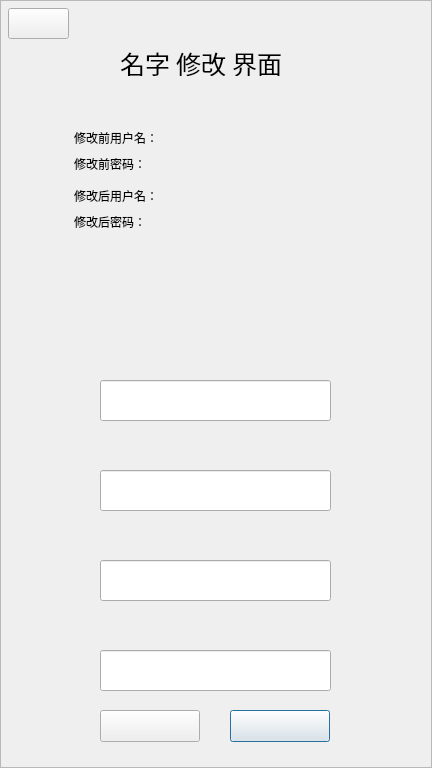
<?xml version="1.0" encoding="UTF-8"?>
<ui version="4.0">
 <class>change</class>
 <widget class="QDialog" name="change">
  <property name="geometry">
   <rect>
    <x>0</x>
    <y>0</y>
    <width>432</width>
    <height>768</height>
   </rect>
  </property>
  <property name="windowTitle">
   <string>疫情地图管理系统</string>
  </property>
  <widget class="QFrame" name="frame">
   <property name="geometry">
    <rect>
     <x>0</x>
     <y>0</y>
     <width>432</width>
     <height>768</height>
    </rect>
   </property>
   <property name="frameShape">
    <enum>QFrame::StyledPanel</enum>
   </property>
   <property name="frameShadow">
    <enum>QFrame::Raised</enum>
   </property>
   <widget class="QLabel" name="label">
    <property name="geometry">
     <rect>
      <x>0</x>
      <y>0</y>
      <width>432</width>
      <height>768</height>
     </rect>
    </property>
    <property name="text">
     <string>&lt;html&gt;&lt;head/&gt;&lt;body&gt;&lt;p&gt;&lt;img src=&quot;:/GUI/UI_edit.png&quot;/&gt;&lt;/p&gt;&lt;/body&gt;&lt;/html&gt;</string>
    </property>
   </widget>
   <widget class="QPushButton" name="saveButton">
    <property name="geometry">
     <rect>
      <x>230</x>
      <y>710</y>
      <width>100</width>
      <height>32</height>
     </rect>
    </property>
    <property name="styleSheet">
     <string notr="true">border-image: url(:/GUI/UI_btn_confirm_1.png);</string>
    </property>
   </widget>
   <widget class="QPushButton" name="exitButton">
    <property name="geometry">
     <rect>
      <x>100</x>
      <y>710</y>
      <width>100</width>
      <height>32</height>
     </rect>
    </property>
    <property name="styleSheet">
     <string notr="true">border-image: url(:/GUI/UI_btn_cancel_1.png);</string>
    </property>
    <property name="text">
     <string/>
    </property>
   </widget>
   <widget class="QPushButton" name="QuitButton">
    <property name="geometry">
     <rect>
      <x>8</x>
      <y>8</y>
      <width>61</width>
      <height>31</height>
     </rect>
    </property>
    <property name="styleSheet">
     <string notr="true">border-image: url(:/GUI/UI_login_btn_quit_1.png);</string>
    </property>
    <property name="text">
     <string/>
    </property>
   </widget>
   <widget class="QLabel" name="titleLabel">
    <property name="geometry">
     <rect>
      <x>176</x>
      <y>51</y>
      <width>50</width>
      <height>25</height>
     </rect>
    </property>
    <property name="font">
     <font>
      <pointsize>19</pointsize>
     </font>
    </property>
    <property name="text">
     <string>修改</string>
    </property>
   </widget>
   <widget class="QLabel" name="nameLabel">
    <property name="geometry">
     <rect>
      <x>120</x>
      <y>51</y>
      <width>50</width>
      <height>25</height>
     </rect>
    </property>
    <property name="font">
     <font>
      <pointsize>19</pointsize>
     </font>
    </property>
    <property name="text">
     <string>名字</string>
    </property>
   </widget>
   <widget class="QLabel" name="label_2">
    <property name="geometry">
     <rect>
      <x>232</x>
      <y>51</y>
      <width>50</width>
      <height>25</height>
     </rect>
    </property>
    <property name="font">
     <font>
      <pointsize>19</pointsize>
     </font>
    </property>
    <property name="text">
     <string>界面</string>
    </property>
   </widget>
   <widget class="QLabel" name="userNameLabel">
    <property name="geometry">
     <rect>
      <x>74</x>
      <y>130</y>
      <width>84</width>
      <height>16</height>
     </rect>
    </property>
    <property name="text">
     <string>修改前用户名：</string>
    </property>
   </widget>
   <widget class="QLabel" name="userCodeLabel">
    <property name="geometry">
     <rect>
      <x>74</x>
      <y>156</y>
      <width>72</width>
      <height>16</height>
     </rect>
    </property>
    <property name="text">
     <string>修改前密码：</string>
    </property>
   </widget>
   <widget class="QLabel" name="userNameLabel_2">
    <property name="geometry">
     <rect>
      <x>74</x>
      <y>188</y>
      <width>84</width>
      <height>16</height>
     </rect>
    </property>
    <property name="text">
     <string>修改后用户名：</string>
    </property>
   </widget>
   <widget class="QLabel" name="userCodeLabel_2">
    <property name="geometry">
     <rect>
      <x>74</x>
      <y>214</y>
      <width>72</width>
      <height>16</height>
     </rect>
    </property>
    <property name="text">
     <string>修改后密码：</string>
    </property>
   </widget>
   <widget class="QLineEdit" name="userNameText">
    <property name="geometry">
     <rect>
      <x>100</x>
      <y>380</y>
      <width>231</width>
      <height>41</height>
     </rect>
    </property>
    <property name="font">
     <font>
      <family>思源黑体 CN Normal</family>
      <pointsize>10</pointsize>
     </font>
    </property>
   </widget>
   <widget class="QLineEdit" name="userNameText_2">
    <property name="geometry">
     <rect>
      <x>100</x>
      <y>560</y>
      <width>231</width>
      <height>41</height>
     </rect>
    </property>
    <property name="font">
     <font>
      <family>思源黑体 CN Normal</family>
      <pointsize>10</pointsize>
     </font>
    </property>
   </widget>
   <widget class="QLineEdit" name="userCodeText">
    <property name="geometry">
     <rect>
      <x>100</x>
      <y>470</y>
      <width>231</width>
      <height>41</height>
     </rect>
    </property>
    <property name="font">
     <font>
      <family>思源黑体 CN Normal</family>
      <pointsize>10</pointsize>
     </font>
    </property>
   </widget>
   <widget class="QLineEdit" name="userCodeText_2">
    <property name="geometry">
     <rect>
      <x>100</x>
      <y>650</y>
      <width>231</width>
      <height>41</height>
     </rect>
    </property>
    <property name="font">
     <font>
      <family>思源黑体 CN Normal</family>
      <pointsize>10</pointsize>
     </font>
    </property>
   </widget>
   <zorder>titleLabel</zorder>
   <zorder>nameLabel</zorder>
   <zorder>layoutWidget</zorder>
   <zorder>label</zorder>
   <zorder>userNameText</zorder>
   <zorder>userNameText_2</zorder>
   <zorder>userCodeText</zorder>
   <zorder>userCodeText_2</zorder>
   <zorder>saveButton</zorder>
   <zorder>exitButton</zorder>
   <zorder>QuitButton</zorder>
  </widget>
 </widget>
 <resources/>
 <connections/>
</ui>
